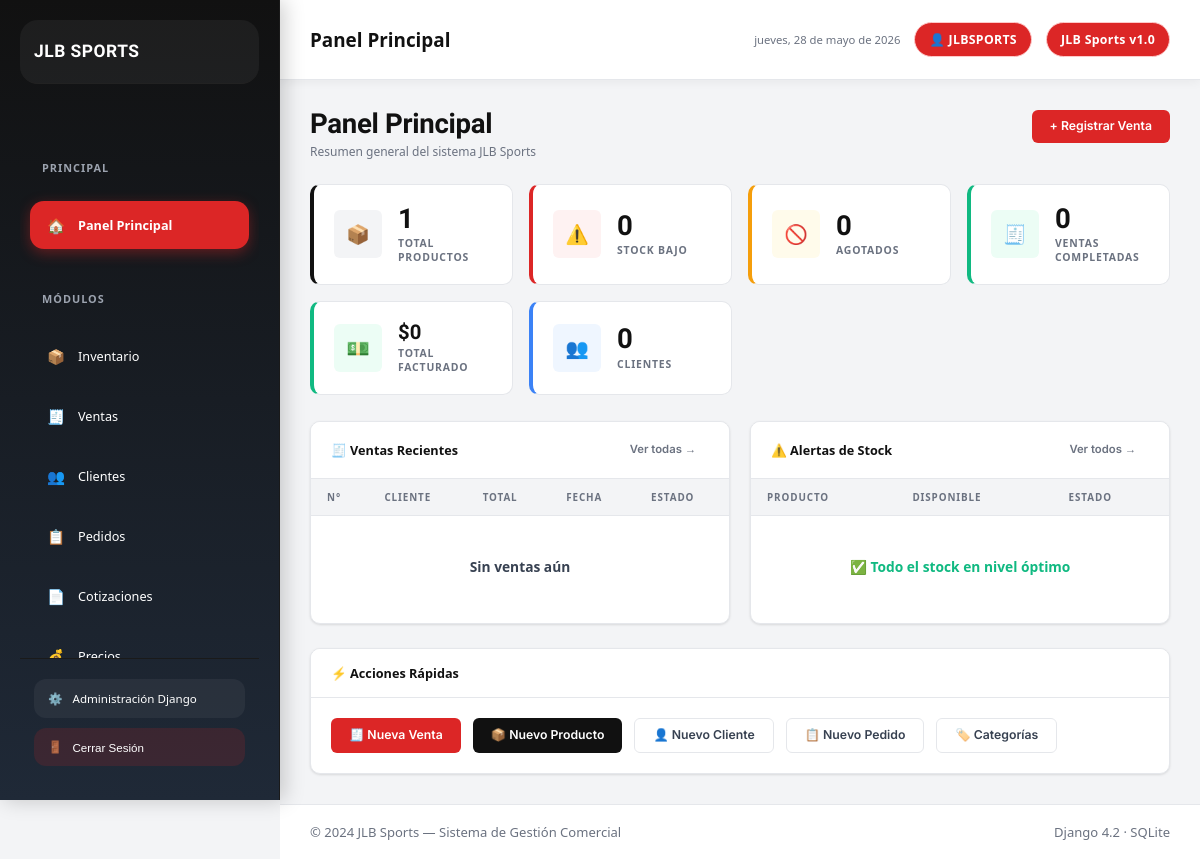
Before: /dashboard/ (signed in) with the older database file.
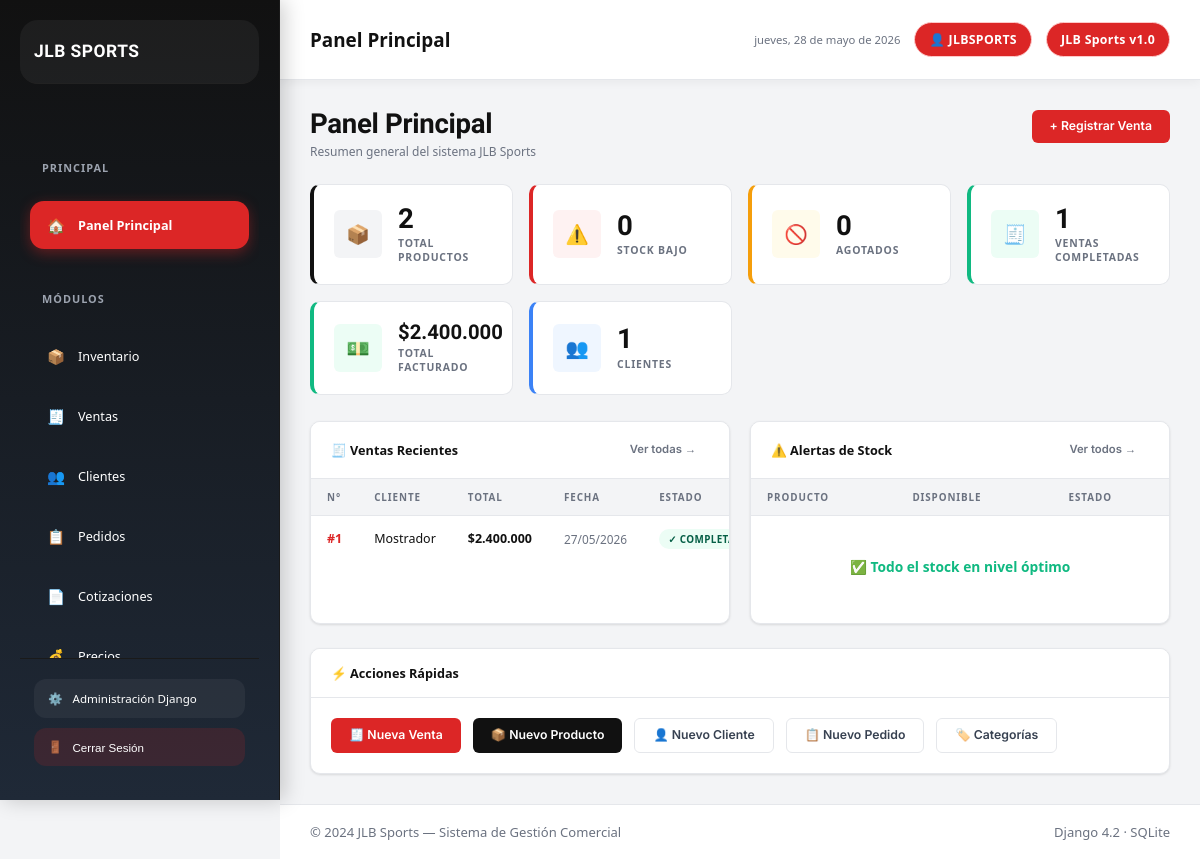
After: the same page with the newer database file.
### sales/models.py (models this page shows, shortened)
class Sale(models.Model):
    STATUS_CHOICES = [
        ('completed', 'Completada'),
        ('cancelled', 'Anulada'),
    ]
    client = models.ForeignKey(Client, on_delete=models.SET_NULL, null=True, blank=True, related_name='sales')
    status = models.CharField(max_length=20, choices=STATUS_CHOICES, default='completed')
    notes = models.TextField(blank=True, verbose_name='Observaciones')
    total_amount = models.DecimalField(max_digits=12, decimal_places=2, default=0)
    discount_applied = models.DecimalField(max_digits=5, decimal_places=2, default=0,
                                           verbose_name='Descuento aplicado (%)')
    created_at = models.DateTimeField(auto_now_add=True)
    class Meta:
        ordering = ['-created_at']

### inventory/views.py (the view)
# urls.py: path('', views.dashboard, name='dashboard'),
@login_required
def dashboard(request):
    total_products = Product.objects.count()
    out_of_stock = Product.objects.filter(stock_quantity=0).count()
    low_stock_products = Product.objects.filter(
        stock_quantity__gt=0, stock_quantity__lte=F('min_stock')
    ).select_related('category')
    low_stock_count = low_stock_products.count()
    total_inventory_value = sum(p.stock_value for p in Product.objects.all())
    recent_sales = Sale.objects.select_related('client').order_by('-created_at')[:6]
    total_sales = Sale.objects.filter(status='completed').count()
    total_revenue = Sale.objects.filter(status='completed').aggregate(total=Sum('total_amount'))['total'] or Decimal('0')
    total_clients = Client.objects.count()
    pending_orders = Order.objects.filter(status='pending').count()
    top_products = SaleItem.objects.values('product__name').annotate(total_vendido=Sum('quantity')).order_by('-total_vendido')[:5]
    context = {
        'total_products': total_products,
        'out_of_stock': out_of_stock,
        'low_stock_products': low_stock_products,
        'low_stock_count': low_stock_count,
        'total_inventory_value': total_inventory_value,
        'recent_sales': recent_sales,
        'total_sales': total_sales,
        'total_revenue': total_revenue,
        'total_clients': total_clients,
        'pending_orders': pending_orders,
        'top_products': top_products,
        'active_page': 'dashboard',
    }
    return render(request, 'dashboard.html', context)

### inventory/models.py (called while the page is built)
    @property
    def stock_value(self):
        return self.cost_price * self.stock_quantity

### inventory/templatetags/jlb_filters.py (called while the page is built)
@register.filter
def pesos(value):
    try:
        value = Decimal(str(value))
        if value == value.to_integral_value():
            formatted = f"{int(value):,}".replace(",", ".")
        else:
            formatted = f"{value:,.0f}".replace(",", ".")
        return f"${formatted}"
    except (ValueError, TypeError):
        return f"${value}"

### templates/dashboard.html (shortened to what the changed rows need)
{% extends 'base.html' %}
{% load jlb_filters %}
{% block content %}
<div class="seccion-header">
  <div>
    <h1 class="seccion-titulo">Panel Principal</h1>
  </div>
</div>
<div class="stats-grid">
  <div class="stat-card negro">
    <div>
      <div class="stat-valor">{{ total_products }}</div>
      <div class="stat-etiqueta">Total Productos</div>
    </div>
  </div>
  <div class="stat-card verde">
    <div>
      <div class="stat-valor">{{ total_sales }}</div>
      <div class="stat-etiqueta">Ventas Completadas</div>
    </div>
  </div>
  <div class="stat-card verde">
    <div>
      <div class="stat-valor" style="font-size:1.4rem;">{{ total_revenue|pesos }}</div>
      <div class="stat-etiqueta">Total Facturado</div>
    </div>
  </div>
  <div class="stat-card azul">
    <div>
      <div class="stat-valor">{{ total_clients }}</div>
      <div class="stat-etiqueta">Clientes</div>
    </div>
  </div>
</div>
<div class="dash-grid">
  <div class="tarjeta">
    <div class="tabla-wrap">
      <table>
        <thead>
          <tr>
            <th>N°</th>
            <th>Cliente</th>
            <th>Total</th>
            <th>Fecha</th>
            <th>Estado</th>
          </tr>
        </thead>
        <tbody>
          {% for v in recent_sales %}
          <tr>
            <td><a href="{% url 'sale_detail' v.pk %}" class="bold txt-rojo">#{{ v.pk }}</a></td>
            <td>{{ v.client.name|default:"Mostrador" }}</td>
            <td class="bold">{{ v.total_amount|pesos }}</td>
            <td class="td-muted">{{ v.created_at|date:"d/m/Y" }}</td>
            <td>
              {% if v.status == 'completed' %}
                <span class="badge badge-verde">✓ Completada</span>
              {% else %}
                <span class="badge badge-rojo">✕ Anulada</span>
              {% endif %}
            </td>
          </tr>
          {% empty %}
          <tr><td colspan="5">
            <div class="estado-vacio" style="padding:28px">
              <div class="estado-vacio-titulo">Sin ventas aún</div>
            </div>
          </td></tr>
          {% endfor %}
        </tbody>
      </table>
    </div>
  </div>
  <div class="tarjeta">
    <div class="tabla-wrap">
      <table>
        <thead>
          <tr>
            <th>Producto</th>
            <th>Disponible</th>
            <th>Estado</th>
          </tr>
        </thead>
      </table>
    </div>
  </div>
</div>
{% endblock %}

Changed rows visible on the page:
added Sale: pk "1", client.name "Mostrador", total_amount|pesos "$2.400.000", created_at "27/05/2026"
Other visible differences:
{{ total_products }}: "1" → "2"
{{ total_sales }}: "0" → "1"
{{ total_revenue|pesos }}: "$0" → "$2.400.000"
{{ total_clients }}: "0" → "1"
text no longer shown: "Sin ventas aún"
